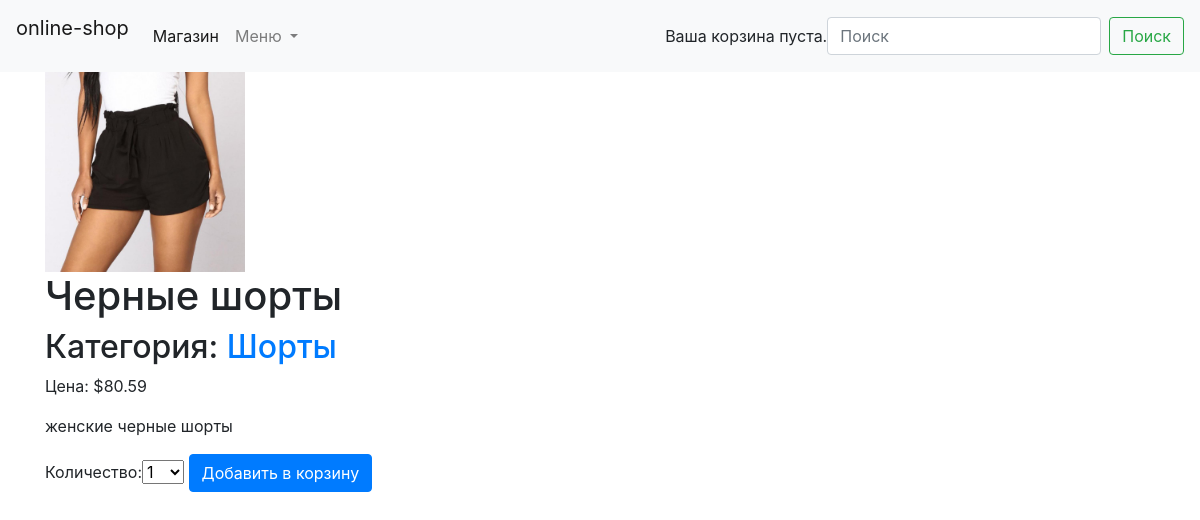
/3/chernye-shorty/, run on the app's committed database.
### shop/models.py (models this page shows, shortened)
class Product(models.Model):
    category = models.ForeignKey(
        Category,
        related_name='products',
        on_delete=models.CASCADE
    )
    name = models.CharField(max_length=200, db_index=True)
    slug = models.SlugField(max_length=200, db_index=True)
    image = models.ImageField(upload_to='produts/%Y/%m/%d', blank=True)
    description = models.TextField(blank=True)
    price = models.DecimalField(max_digits=10, decimal_places=2)
    available = models.BooleanField(default=True)
    created = models.DateTimeField(auto_now_add=True)
    updated = models.DateTimeField(auto_now=True)
    class Meta:
        ordering = ('name', )
        index_together = (('id', 'slug'), )

class Category(models.Model):
    name = models.CharField(max_length=200, db_index=True)
    slug = models.SlugField(max_length=200, unique=True)
    class Meta:
        ordering = ('name', )
        verbose_name = 'category'
        verbose_name_plural = 'categories'
    def __str__(self):
        return self.name
    def get_absolute_url(self):
        return reverse('shop:product_list_by_category', args=[self.slug])

### shop/views.py (the view)
# urls.py: path('<int:id>/<slug:slug>/', views.product_detail, name='product_detail'),
def product_detail(request, id, slug):
    product = get_object_or_404(Product, id=id, slug=slug, available=True)
    cart_product_form = CartAddProductForm()
    return render(request, 'shop/product/detail.html',
                  {'product': product,
                   'cart_product_form': cart_product_form})

### cart/forms.py
class CartAddProductForm(forms.Form):
    quantity = forms.TypedChoiceField(label='Количество', choices=PRODUCT_QUANTITY_CHOICES, coerce=int)
    update = forms.BooleanField(
        required=False,
        initial=False,
        widget=forms.HiddenInput
    )

### cart/cart.py (called while the page is built)
    def __len__(self):
        return sum(item['quantity'] for item in self.cart.values())

### cart/context_processors.py (called while the page is built)
def cart(request):
    return {'cart': Cart(request)}

### shop/templates/shop/product/detail.html (shortened to what this page needs)
{% extends "shop/base.html" %}
{% load static %}
{% block content %}
<div class="product-detail">
    <img src="{% if product.image %}{{ product.image.url }}{% else %}{% static 'img/no_image.png' %}{% endif %}">
    <h1>{{ product.name }}</h1>
    <h2>
        Категория: <a href="{{ product.category.get_absolute_url }}">{{product.category }}</a>
    </h2>
    <p class="price">Цена: ${{ product.price }}</p>
    <p>
        {{ product.description|linebreaks }}
    </p>
    <form action="{% url 'cart:cart_add' product.id %}" method="post">
    {{ cart_product_form }}
    <input class="btn btn-primary" type="submit" value="Добавить в корзину">
    </form>
</div>
{% endblock %}

### shop/static/shop/style.css (style rules this page uses)
img { width: 200px; }

### data on the page
Product: image (picture), name "Черные шорты", category "Шорты", price "80.59", description "женские черные шорты"
